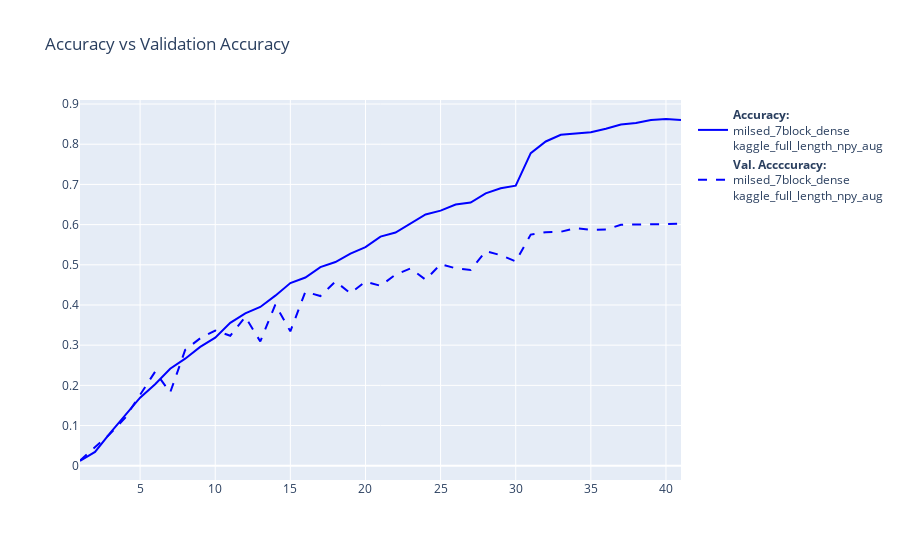

Notebook code for this chart:
### Code cell
color = 'blue'
fig = go.Figure()
#fig.add_trace(go.Scatter(y=df_plt['categorical_accuracy'], x=df_plt['Epochs']))


fig.add_trace(go.Scatter(y=df_plt['categorical_accuracy'], 
                         x=df_plt['Epochs'],
                         name='<b>Accuracy:</b><br>' + df_plt['model_name'].iloc[0],
                         line = dict(color=color, dash='solid')))
fig.add_trace(go.Scatter(y=df_plt['val_categorical_accuracy'], 
                         x=df_plt['Epochs'],
                         name='<b>Val. Accccuracy:</b><br>' + df_plt['model_name'].iloc[0],
                         line = dict(color=color, dash='dash')))

fig.update_layout(go.Layout(title="Accuracy vs Validation Accuracy"))

### Figure 1 — Plotly figure (JSON) as saved in the notebook; plotly's stock layout.template omitted (floating-point values rounded to 4 significant figures)
{"data": [{"line": {"color": "blue", "dash": "solid"}, "name": "<b>Accuracy:</b><br>milsed_7block_dense<br>kaggle_full_length_npy_aug", "type": "scatter", "x": [1, 2, 3, 4, 5, 6, 7, 8, 9, 10, 11, 12, 13, 14, 15, 16, 17, 18, 19, 20, 21, 22, 23, 24, 25, 26, 27, 28, 29, 30, 31, 32, 33, 34, 35, 36, 37, 38, 39, 40, 41], "y": [0.01178, 0.03431, 0.08132, 0.1249, 0.1693, 0.2028, 0.2413, 0.2663, 0.2956, 0.3187, 0.3555, 0.3793, 0.395, 0.4232, 0.4545, 0.4683, 0.4941, 0.5068, 0.5279, 0.5441, 0.5702, 0.5803, 0.6033, 0.6253, 0.6348, 0.6501, 0.6548, 0.6776, 0.6903, 0.6969, 0.7778, 0.8068, 0.8236, 0.8269, 0.8296, 0.8384, 0.849, 0.8526, 0.8605, 0.8628, 0.8601]}, {"line": {"color": "blue", "dash": "dash"}, "name": "<b>Val. Accccuracy:</b><br>milsed_7block_dense<br>kaggle_full_length_npy_aug", "type": "scatter", "x": [1, 2, 3, 4, 5, 6, 7, 8, 9, 10, 11, 12, 13, 14, 15, 16, 17, 18, 19, 20, 21, 22, 23, 24, 25, 26, 27, 28, 29, 30, 31, 32, 33, 34, 35, 36, 37, 38, 39, 40, 41], "y": [0.01308, 0.04615, 0.07922, 0.1192, 0.1751, 0.234, 0.182, 0.2882, 0.3172, 0.3365, 0.3234, 0.3706, 0.3092, 0.4012, 0.3343, 0.4331, 0.4222, 0.4586, 0.4291, 0.4582, 0.4477, 0.4757, 0.4909, 0.4629, 0.5015, 0.4913, 0.4873, 0.5338, 0.524, 0.5084, 0.5752, 0.581, 0.5821, 0.5912, 0.5872, 0.5876, 0.5996, 0.6003, 0.5996, 0.5999, 0.6021]}], "layout": {"title": {"text": "Accuracy vs Validation Accuracy"}}}
